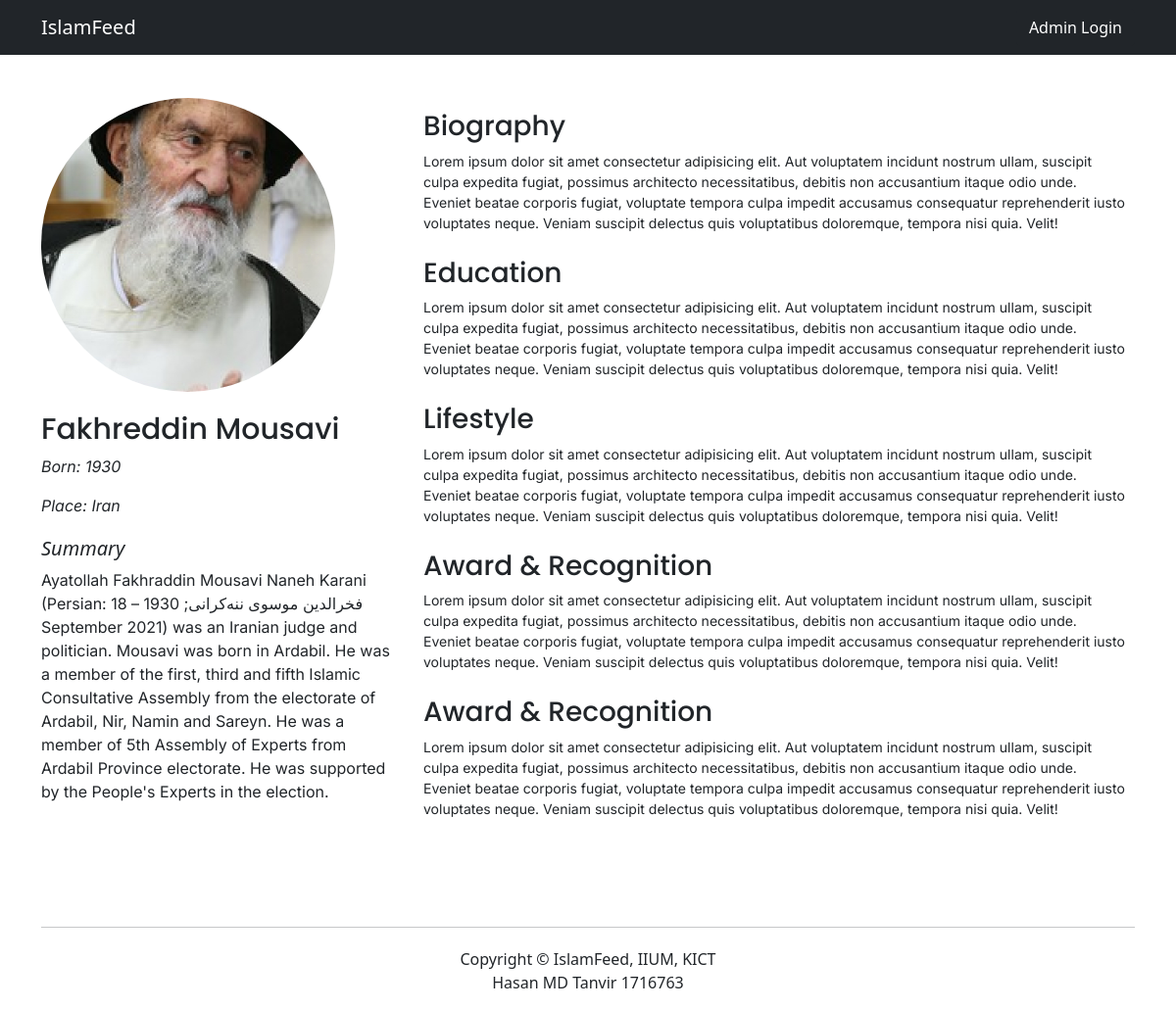
Page /post.php?p_id=12 on the earlier database version.
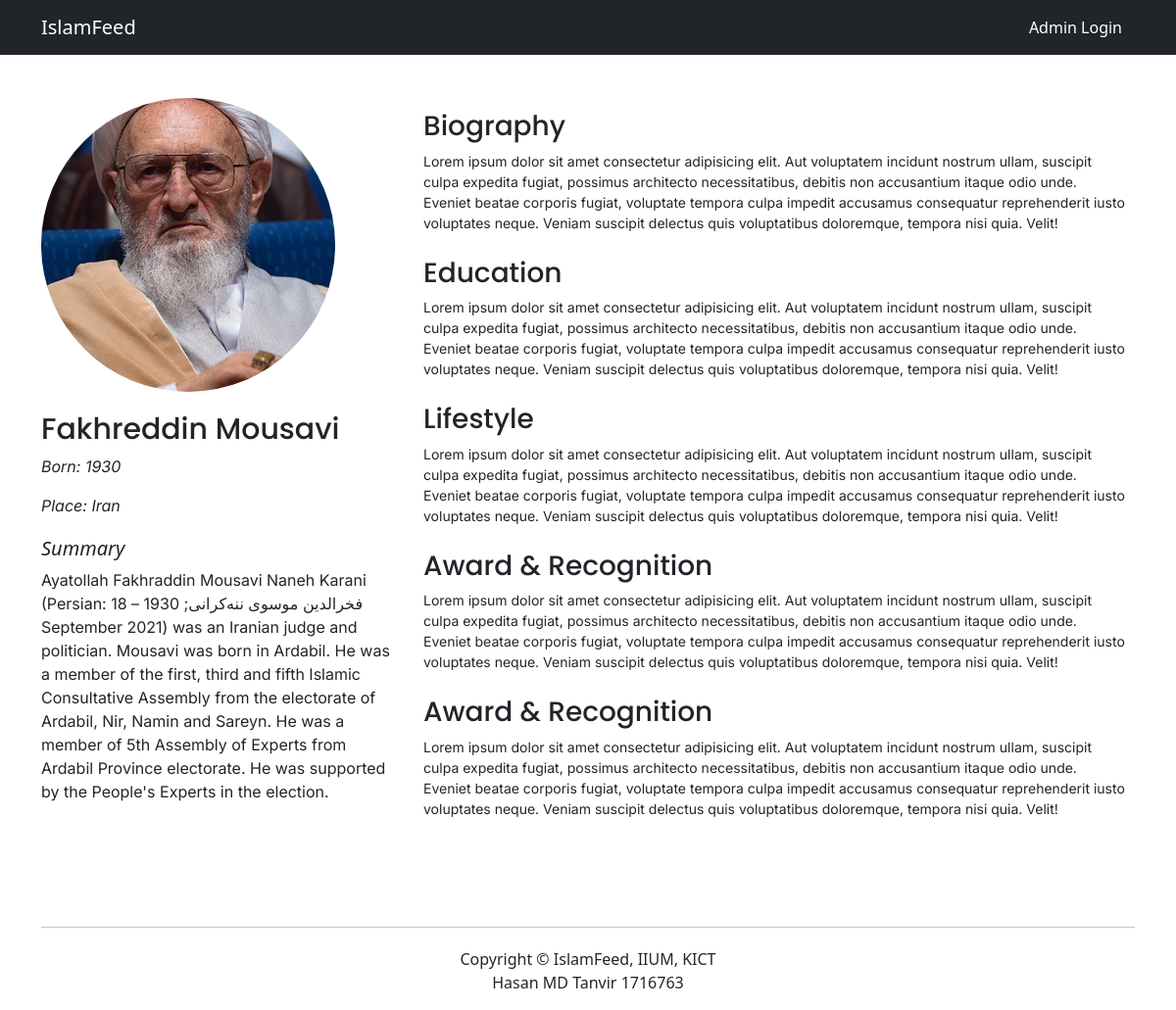
Same page on the later database version.
### tables this page shows
CREATE TABLE `posts` (
  `post_id` int(11) NOT NULL AUTO_INCREMENT,
  `post_category_id` int(11) NOT NULL,
  `post_title` varchar(255) NOT NULL,
  `post_author` varchar(255) NOT NULL,
  `post_date` date NOT NULL,
  `post_image` text NOT NULL,
  `post_content` text NOT NULL,
  `post_tags` varchar(255) NOT NULL,
  `post_comment_count` int(11) NOT NULL DEFAULT '0',
  `post_status` varchar(255) NOT NULL DEFAULT 'draft',
  `born` varchar(255) DEFAULT NULL,
  `post_summary` varchar(1028) DEFAULT NULL,
  `achievement` text,
  PRIMARY KEY (`post_id`)
);

### post.php (the view, shortened to what the changed rows need)
<?php include "includes/header.php";
?>
<body>
    <?php include "includes/navigation.php"; ?>
    <div class="_single_post_wrapper">
        <div class="_single_post_wrap">
            <div class="container">
                <div class="row">
                    <?php
                        if (isset($_GET['p_id'])) {
                            $post_id = $_GET['p_id'];
                        }
                        $query = "SELECT * FROM posts WHERE post_id = $post_id";
                        $select_all_posts = mysqli_query($connection, $query);
                    if(!empty($select_all_posts )){
                        while ($row = mysqli_fetch_assoc($select_all_posts) ) {
                            $post_title = $row['post_title'];
                            $post_author = $row['post_author'];
                            $post_image = $row['post_image'];
                            $post_summary = $row['post_summary'];
                            $born = $row['born'];
                    ?>
                    <div class="col-xl-4 col-lg-4 col-md-12 col-sm-12">
                        <div class="_single_post_left">
                            <div class="_single_post_img_wrap">
                                <img class="post-image" style="" src="images/<?php echo $post_image; ?>" alt="">
                            </div>
                            <div class="_single_post_content">
                                <h3 class="_single_post_content_title"><?php echo $post_title ?></h3>
                                <p class="_single_post_content_txt"><em>Born: <?php echo $born ?> </em> </p>
                                <p class="_single_post_content_txt"><em>Place: <?php echo $post_author ?> </em> </p>
                            </div>
                            <div class="_single_post_content">
                                <h5 class=""><em>Summary</em></h5>
                                <p class="_single_post_content_txt"><?php echo $post_summary ?></p>
                            </div>
                        </div>
                    </div>
                    <div class="col-xl-8 col-lg-8 col-md-12 col-sm-12">
                        <div class="_single_post_right">
                            <div class="_single_post_right_content">
                                <h3 class="_single_post_right_title">Biography</h3>
                                <p class="_single_post_right_txt">Lorem ipsum dolor sit amet consectetur adipisicing elit. Aut voluptatem incidunt nostrum ullam, suscipit culpa expedita fugiat, possimus architecto necessitatibus, debitis non accusantium itaque odio unde. Eveniet beatae corporis fugiat, voluptate tempora culpa impedit accusamus consequatur reprehenderit iusto voluptates neque. Veniam suscipit delectus quis voluptatibus doloremque, tempora nisi quia. Velit!</p>
                            </div>
                            <div class="_single_post_right_content">
                                <h3 class="_single_post_right_title">Education</h3>
                                <p class="_single_post_right_txt">Lorem ipsum dolor sit amet consectetur adipisicing elit. Aut voluptatem incidunt nostrum ullam, suscipit culpa expedita fugiat, possimus architecto necessitatibus, debitis non accusantium itaque odio unde. Eveniet beatae corporis fugiat, voluptate tempora culpa impedit accusamus consequatur reprehenderit iusto voluptates neque. Veniam suscipit delectus quis voluptatibus doloremque, tempora nisi quia. Velit!</p>
                            </div>
                            <div class="_single_post_right_content">
                                <h3 class="_single_post_right_title">Lifestyle</h3>
                                <p class="_single_post_right_txt">Lorem ipsum dolor sit amet consectetur adipisicing elit. Aut voluptatem incidunt nostrum ullam, suscipit culpa expedita fugiat, possimus architecto necessitatibus, debitis non accusantium itaque odio unde. Eveniet beatae corporis fugiat, voluptate tempora culpa impedit accusamus consequatur reprehenderit iusto voluptates neque. Veniam suscipit delectus quis voluptatibus doloremque, tempora nisi quia. Velit!</p>
                            </div>
                            <div class="_single_post_right_content">
                                <h3 class="_single_post_right_title">Award & Recognition</h3>
                                <p class="_single_post_right_txt">Lorem ipsum dolor sit amet consectetur adipisicing elit. Aut voluptatem incidunt nostrum ullam, suscipit culpa expedita fugiat, possimus architecto necessitatibus, debitis non accusantium itaque odio unde. Eveniet beatae corporis fugiat, voluptate tempora culpa impedit accusamus consequatur reprehenderit iusto voluptates neque. Veniam suscipit delectus quis voluptatibus doloremque, tempora nisi quia. Velit!</p>
                            </div>
                            <div class="_single_post_right_content">
                                <h3 class="_single_post_right_title">Award & Recognition</h3>
                                <p class="_single_post_right_txt">Lorem ipsum dolor sit amet consectetur adipisicing elit. Aut voluptatem incidunt nostrum ullam, suscipit culpa expedita fugiat, possimus architecto necessitatibus, debitis non accusantium itaque odio unde. Eveniet beatae corporis fugiat, voluptate tempora culpa impedit accusamus consequatur reprehenderit iusto voluptates neque. Veniam suscipit delectus quis voluptatibus doloremque, tempora nisi quia. Velit!</p>
                            </div>
                        </div>
                    <?php }  }
                    else{
                    ?>
                    <h1>No result found!</h1>
                    <?php }?>
                    </div>
                </div>
            </div>
        </div>
    </div>
            <?php include "includes/footer.php"; ?>

Differences in the rows shown:
changed posts "Fakhreddin Mousavi": post_image: a different picture
